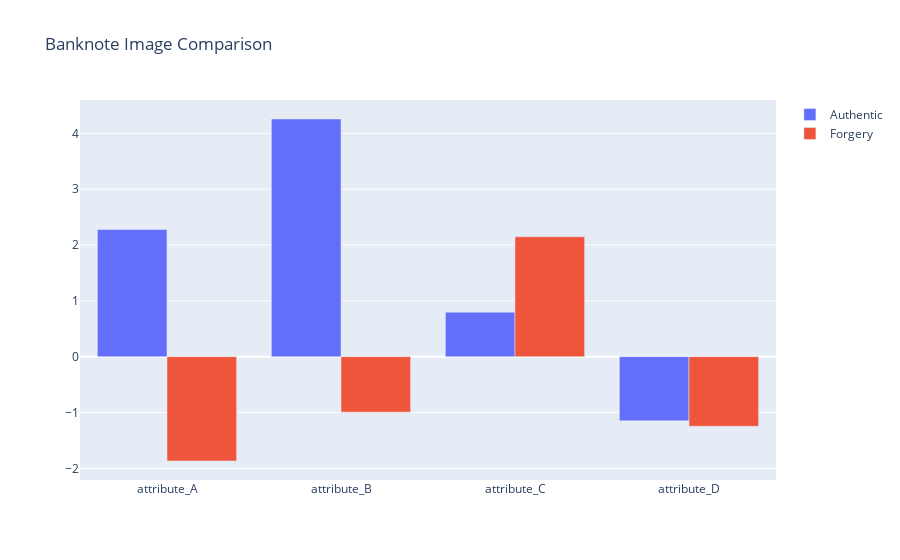

Source (notebook cell):
### Code cell
comparison = df.groupby('forgery').mean()
fig = go.Figure(data=[
    go.Bar(name='Authentic', x=comparison.columns, y=comparison.iloc[0]),
    go.Bar(name='Forgery', x=comparison.columns, y=comparison.iloc[1])
])
fig.update_layout(title='Banknote Image Comparison',
                  barmode='group')
fig.show()

### Figure 1 — Plotly figure (JSON) as saved in the notebook; plotly's stock layout.template omitted (floating-point values rounded to 4 significant figures)
{"data": [{"name": "Authentic", "type": "bar", "x": ["attribute_A", "attribute_B", "attribute_C", "attribute_D"], "y": [2.277, 4.257, 0.7967, -1.148]}, {"name": "Forgery", "type": "bar", "x": ["attribute_A", "attribute_B", "attribute_C", "attribute_D"], "y": [-1.868, -0.9936, 2.148, -1.247]}], "layout": {"barmode": "group", "title": {"text": "Banknote Image Comparison"}}}
